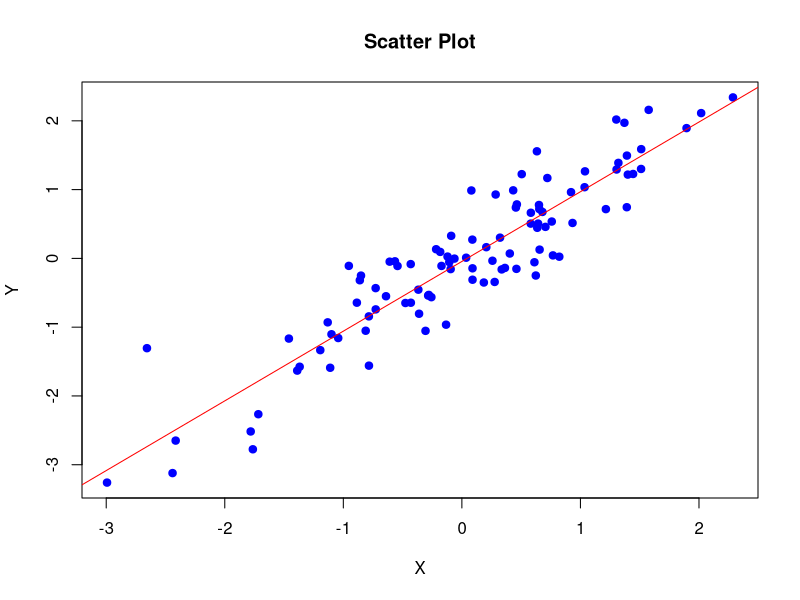

Write the R code that produced this figure.
#!/usr/bin/env Rscript

# Загрузка библиотеки для генерации случайных строк (опционально, можно вручную сгенерировать имя)
# install.packages("stringi") # раскомментируйте, если пакет не установлен и нужен
library(stats)

# Генерация случайных данных
set.seed(42) # Для воспроизводимости
n <- 100
x <- rnorm(n)
y <- x + rnorm(n, sd = 0.5) # y зависит от x с небольшим шумом

# Создание случайного имени файла
# random_name <- paste0(tempfile(pattern = "scatter_", tmpdir = getwd()), ".png")
# Или просто используем фиксированное случайное имя для примера
random_name <- tempfile(pattern = "plot_", tmpdir = getwd(), fileext = ".png")

# Сохранение графика в файл
png(filename = random_name, width = 800, height = 600)
plot(x, y, main = "Scatter Plot", xlab = "X", ylab = "Y", pch = 19, col = "blue")
abline(lm(y ~ x), col = "red") # Добавляем линию регрессии
dev.off()

cat("График сохранен в файл:", random_name, "\n")
